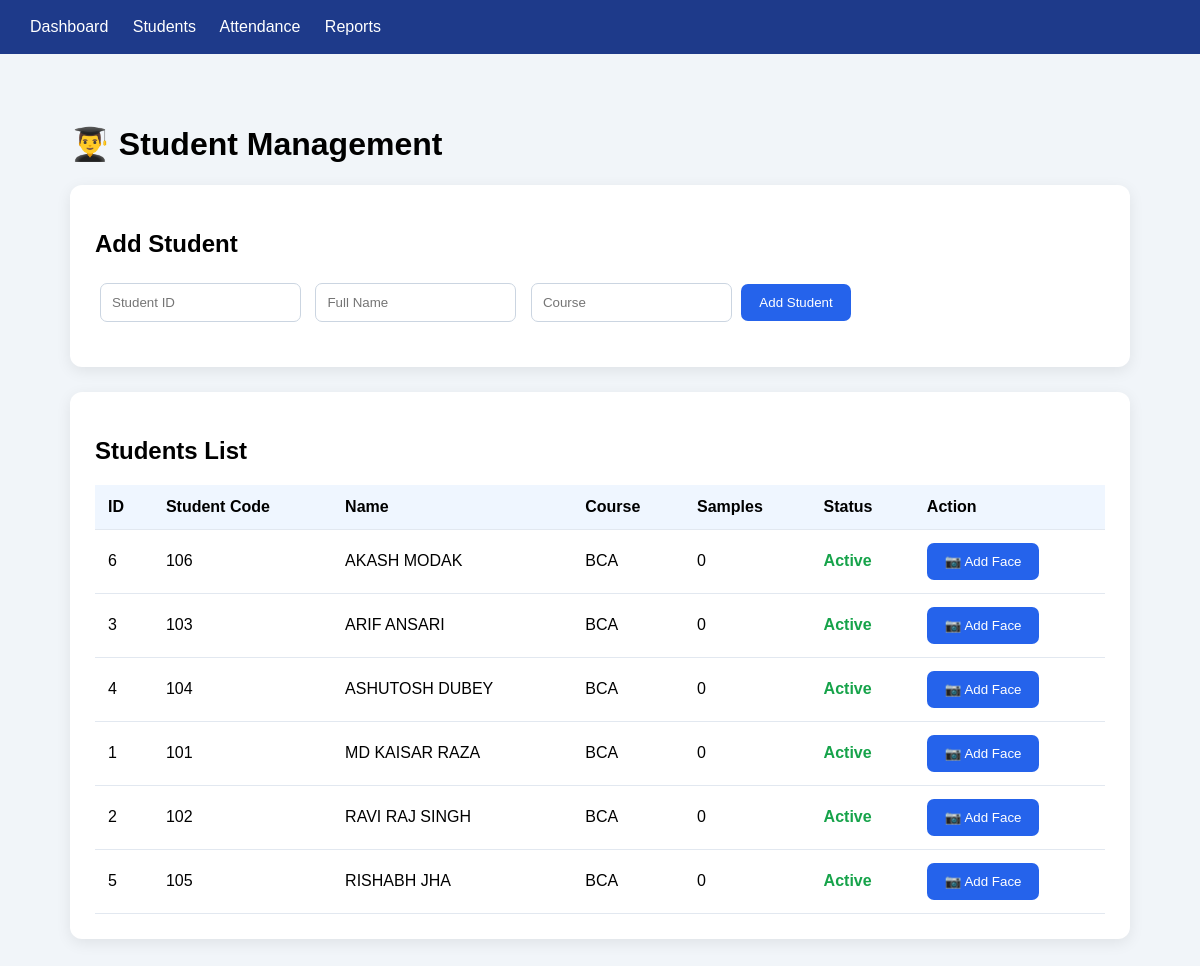
The app's page /students (signed in) with its own data.
### tables this page shows
CREATE TABLE students (
    id INTEGER PRIMARY KEY AUTOINCREMENT,
    student_code TEXT NOT NULL UNIQUE,
    full_name TEXT NOT NULL,
    course TEXT NOT NULL DEFAULT '',
    active INTEGER NOT NULL DEFAULT 1 CHECK (active IN (0, 1)),
    created_at TEXT NOT NULL DEFAULT CURRENT_TIMESTAMP
);

### main.py (the view)
@app.get("/students")
@login_required
def students_page():
    return render_template("students.html", students=list_students(), min_samples=config.MIN_FACE_SAMPLES, page="students")

### database.py (called while the page is built)
def connect() -> sqlite3.Connection:
    conn = sqlite3.connect(config.DATABASE_PATH, timeout=15)
    conn.row_factory = sqlite3.Row
    conn.execute("PRAGMA foreign_keys = ON")
    conn.execute("PRAGMA journal_mode = WAL")
    return conn

@contextmanager
def transaction() -> Iterator[sqlite3.Connection]:
    conn = connect()
    try:
        yield conn
        conn.commit()
    except Exception:
        conn.rollback()
        raise
    finally:
        conn.close()

### main.py (called while the page is built)
def login_required(view):
    @wraps(view)
    def wrapped(*args, **kwargs):
        if not session.get("admin_id"):
            if request.path.startswith("/api/"):
                return jsonify(error="Please sign in again."), 401
            return redirect(url_for("login", next=request.path))
        return view(*args, **kwargs)
    return wrapped

def current_admin() -> bool:
    return bool(session.get("admin_id"))

@app.context_processor
def inject_globals():
    return {"is_authenticated": current_admin(), "admin_username": session.get("username", "Administrator")}

### student.py (called while the page is built)
def list_students(active_only: bool = False) -> list[dict]:
    query = "SELECT s.*, (SELECT COUNT(*) FROM face_samples f WHERE f.student_id=s.id) AS sample_count FROM students s"
    if active_only:
        query += " WHERE s.active = 1"
    query += " ORDER BY s.full_name COLLATE NOCASE"
    with transaction() as conn:
        return [dict(row) for row in conn.execute(query)]

### templates/students.html (shortened to what this page needs)
<!DOCTYPE html>
<html lang="en">
<head>
</head>
<body>
<nav>
    <a href="/">Dashboard</a>
    <a href="/students">Students</a>
    <a href="/attendance">Attendance</a>
    <a href="/reports">Reports</a>
</nav>
<div class="container">
    <h1>👨‍🎓 Student Management</h1>
    <div class="box">
        <h2>Add Student</h2>
        <form id="studentForm">
            <input
                type="text"
                id="student_code"
                placeholder="Student ID"
                required
            >
            <input
                type="text"
                id="full_name"
                placeholder="Full Name"
                required
            >
            <input
                type="text"
                id="course"
                placeholder="Course"
                required
            >
            <button type="submit">
                Add Student
            </button>
        </form>
    </div>
    <div class="box">
        <h2>Students List</h2>
        <table>
            <thead>
                <tr>
                    <th>ID</th>
                    <th>Student Code</th>
                    <th>Name</th>
                    <th>Course</th>
                    <th>Samples</th>
                    <th>Status</th>
                    <th>Action</th>
                </tr>
            </thead>
            <tbody id="studentsTable">
                {% for student in students %}
                <tr>
                    <td>{{ student.id }}</td>
                    <td>{{ student.student_code }}</td>
                    <td>{{ student.full_name }}</td>
                    <td>{{ student.course }}</td>
                    <td>{{ student.sample_count|default(0) }}</td>
                    <td>
                        {% if student.active %}
                            <span class="active">Active</span>
                        {% else %}
                            <span class="inactive">Inactive</span>
                        {% endif %}
                    </td>
                    <td>
                        {% if student.active %}
                        <button onclick="captureSamples({{ student.id }})">
                            📷 Add Face
                        </button>
                        {% endif %}
                    </td>
                </tr>
                {% else %}
                <tr>
                    <td colspan="7">
                        No students found.
                    </td>
                </tr>
                {% endfor %}
            </tbody>
        </table>
    </div>
</div>
</body>
</html>

### templates/students.html (style rules this page uses)
* { box-sizing: border-box; font-family: Arial, sans-serif; }
body { margin: 0; background: #f1f5f9; }
nav { background: #1e3a8a; color: white; padding: 18px 30px; }
nav a { color: white; margin-right: 20px; text-decoration: none; }
.container { max-width: 1100px; margin: 30px auto; padding: 20px; }
.box { background: white; padding: 25px; border-radius: 12px; margin-bottom: 25px; box-shadow: 0 4px 15px rgba(0,0,0,.08); }
input { padding: 11px; border: 1px solid #cbd5e1; border-radius: 7px; margin: 5px; }
button { padding: 11px 18px; border: none; border-radius: 7px; background: #2563eb; color: white; cursor: pointer; }
table { width: 100%; border-collapse: collapse; }
th, td { padding: 13px; border-bottom: 1px solid #e2e8f0; text-align: left; }
th { background: #eff6ff; }
.active { color: #16a34a; font-weight: bold; }

### records on screen
students: id "6", student_code "106", full_name "AKASH MODAK", course "BCA", sample_count "0", active "Active"
students: id "3", student_code "103", full_name "ARIF ANSARI", course "BCA", sample_count "0", active "Active"
students: id "4", student_code "104", full_name "ASHUTOSH DUBEY", course "BCA", sample_count "0", active "Active"
students: id "1", student_code "101", full_name "MD KAISAR RAZA", course "BCA", sample_count "0", active "Active"
students: id "2", student_code "102", full_name "RAVI RAJ SINGH", course "BCA", sample_count "0", active "Active"
students: id "5", student_code "105", full_name "RISHABH JHA", course "BCA", sample_count "0", active "Active"
